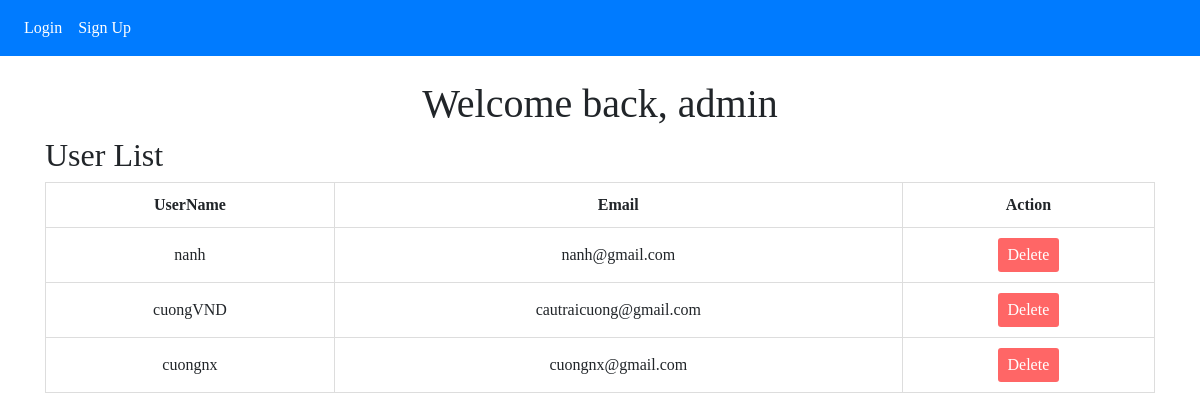
/admin, run on an earlier commit of the app's database.
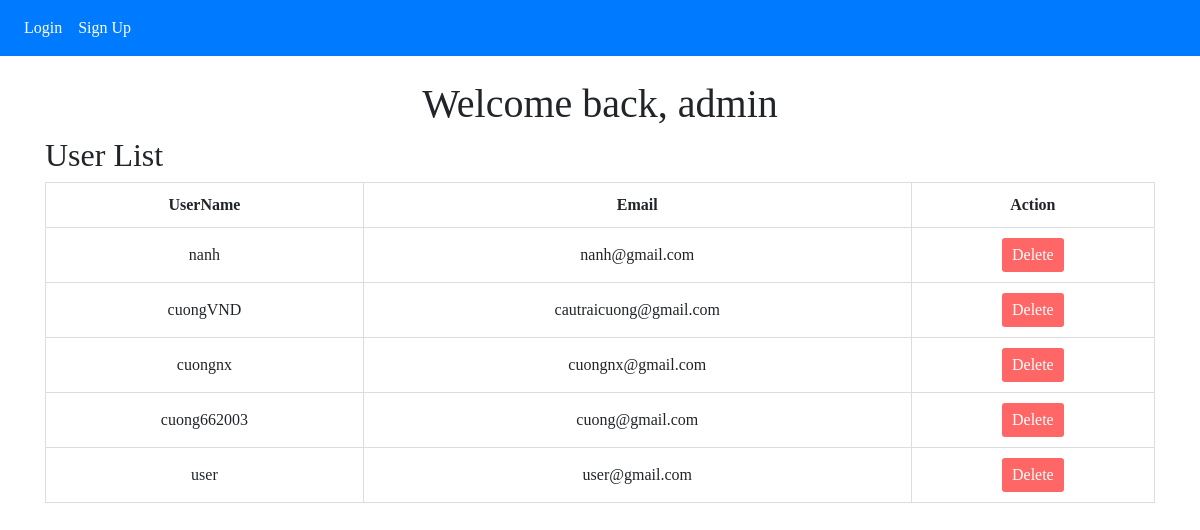
And on a later commit of the database.
### function/models.py (models this page shows)
class User(db.Model, UserMixin):
    role = db.Column(db.Integer, default = 2)
    id = db.Column(db.Integer, primary_key = True)
    email = db.Column(db.String(50))
    username = db.Column(db.String(50))
    password = db.Column(db.String(50))

### app.py (the view)
@app.route('/admin', methods=['POST','GET'])
def admin():
    admin=User.query.filter(User.role!=1).all()
    return render_template('admin.html',user=admin)

### templates/admin.html (shortened to what this page needs)
{% extends "base.html" %}
{% block content %}
    <br>
    <h1 align="center">Welcome back, admin</h1>
    <h2>User List</h2>
    <form action="" method="POST">
        <table>
            <thead>
                <tr>
                    <th>UserName</th>
                    <th>Email</th>
                    <th>Action</th>
                </tr>
            </thead>
            <tbody>
                {% for customer in user %}
                <tr>
                    <td>{{ customer.username }}</td>
                    <td>{{ customer.email }}</td>
                    <td><button id="rm_btn" onclick="deleteUser('{{ customer.id }}')">Delete</button></td>
                </tr>
                {% endfor %}
            </tbody>
        </table>
    </form>
{% endblock %}

### templates/base.html (shortened to what this page needs)
<!DOCTYPE html>
<html lang="en">
<head>
    <link
    rel="stylesheet"
    href="https://stackpath.bootstrapcdn.com/bootstrap/4.4.1/css/bootstrap.min.css"
  />
  <link
    rel="stylesheet"
    href="https://stackpath.bootstrapcdn.com/font-awesome/4.7.0/css/font-awesome.min.css"
  />
  <link rel="stylesheet" href="../static/base.css">
</head>
<body>
    <nav class="navbar navbar-expand-lg bg-primary">
        <div class="collapse navbar-collapse" id="navbar">
            <div class="navbar-nav">
                {% with messages = get_flashed_messages(with_categories=true) %}
                {% if current_user.role==1%}
                    <a href="/logout" class="nav-item nav-link " id="logout" style="color: white;">Log Out</a>
                {% elif message=="Logged in successfully!"%}
                    {% if current_user.role==2%}
                        <a href="/logout" class="nav-item nav-link " id="logout" style="color: white;">Log Out</a>
                        <a href="/home" class="nav-item nav-link" id="home" style="color: white;">Home</a>
                    {%endif%}
                {% else %}
                    <a href="/login" class="nav-item nav-link " id="login" style="color: white;">Login</a>
                    <a href="/sign-up" class="nav-item nav-link " id="sign_up" style="color: white;">Sign Up</a>
                {% endif %}
            </div>
        </div>
    </nav>
    {% endwith %}
    <div class="container">
        {% block content %}
        {% endblock %}
    </div>
</body>
</html>

### static/base.css (style rules this page uses)
body { font-family: Source Sans Pro; }
.navbar { position: sticky; top: 0; z-index: 1000; }
a, a:hover { text-decoration: none; }

### templates/admin.html (style rules this page uses)
table { border-collapse: collapse; width: 100%; }
th, td { padding: 10px; text-align: left; border: 1px solid #ddd; text-align: center; }
#rm_btn { background-color: #ff6666; color: #fff; border: none; padding: 5px 10px; cursor: pointer; border-radius: 3px; }

What changed in the data, as far as the page shows it:
added User: username "cuong662003", email "cuong@gmail.com"
added User: username "user", email "user@gmail.com"
